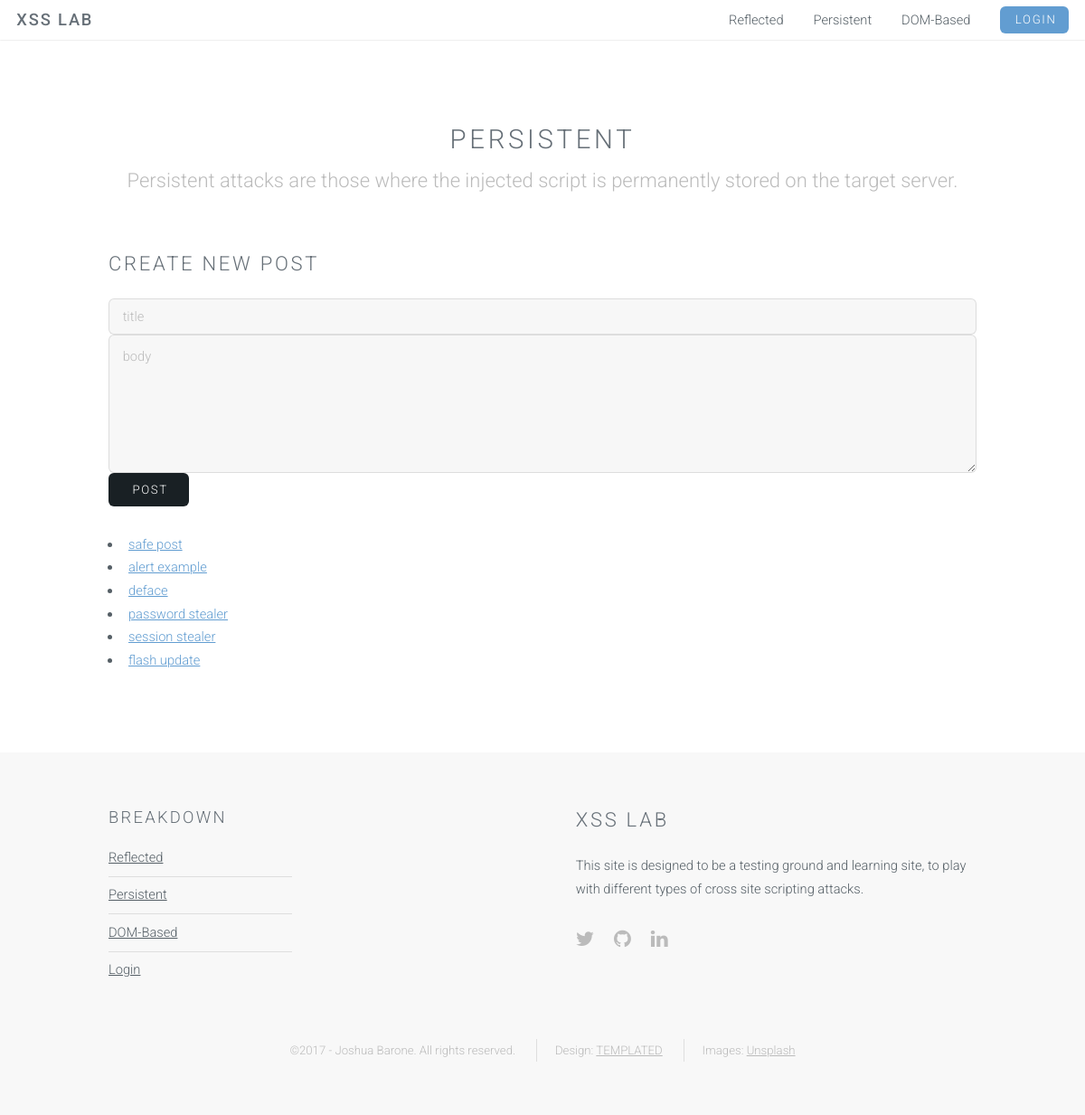
Page /www/html/persistent.php on the committed database.
### tables this page shows
CREATE TABLE posts (
    id INT NOT NULL PRIMARY KEY AUTO_INCREMENT,
    title varchar(80),
    body text
);

### www/html/template.php (called while the page is built, shortened)
<?php
class Template {
    private $vars = array();
    public function __set($name, $value) {
        $this->vars[$name] = $value;
    }
    public function render($view_template_file) {
        extract($this->vars);
        include($view_template_file);
        return ob_get_clean();
    }
}
?>

### www/html/persistent.php (the view, shortened to what this page needs)
<?php
require_once('template.php');
$view = new Template();
require_once('db.php');
$error = '';
$view->content = <<<EOS
        <section id="main" class="wrapper style1">
            <header class="major">
                <h2>Persistent</h2>
                <p>Persistent attacks are those where the injected script is permanently stored on the target server.</p>
            </header>
            <div class="container">
                <div id="newPost">
                    <h2>Create New Post</h2>
                    <form action="" method="POST">
                        <input id="title" name="title" placeholder="title" type="text">
                        <textarea id="body" name="body" placeholder="body" rows="5"></textarea>
                        <input name="submit" type="submit" value="Post">
                        <span class="error">$error</span>
                    </form>
                </div>
                <ul id="posts">
EOS;
$stmt = $connection->prepare("SELECT id, title FROM posts ORDER BY id DESC");
$stmt->execute();
while ($row = $stmt->fetch(PDO::FETCH_ASSOC)) {
    $safe_title = htmlspecialchars($row['title']);
    $view->content .= "<li><a href='post.php?id={$row['id']}'>$safe_title</a></li>";
}
$view->content .= <<<EOS
                </ul>
            </div>
        </section>
EOS;
echo $view->render('main_template.php');
?>

### www/html/main_template.php (shortened to what this page needs)
<!DOCTYPE HTML>
<html>
    <head>
    </head>
    <body id="top">
        <header id="header" class="skel-layers-fixed">
            <h1 id="logo"><a href="/">XSS Lab</a></h1>
            <nav id="nav">
                <ul>
                    <li><a href="reflected.php">Reflected</a></li>
                    <li><a href="persistent.php">Persistent</a></li>
                    <li><a href="dom_based.php">DOM-Based</a></li>
                    <?php if ($logged_in) { ?>
                    <li><a href="logout.php" class="button special">Logout</a></li>
                    <?php } else { ?>
                    <li><a href="login.php" class="button special">Login</a></li>
                    <?php } ?>
                </ul>
            </nav>
        </header>
        <?php echo $content; ?>
        <footer id="footer">
            <div class="container">
                <div class="row double">
                    <div class="6u">
                        <div class="row collapse-at-2">
                            <div class="6u">
                                <h3>Breakdown</h3>
                                <ul class="alt">
                                    <li><a href="reflected.php">Reflected</a></li>
                                    <li><a href="persistent.php">Persistent</a></li>
                                    <li><a href="dom_based.php">DOM-Based</a></li>
                                    <?php if ($logged_in) { ?>
                                    <li><a href="logout.php">Logout</a></li>
                                    <?php } else { ?>
                                    <li><a href="login.php">Login</a></li>
                                    <?php } ?>
                                </ul>
                            </div>
                        </div>
                    </div>
                    <div class="6u">
                        <h2>XSS Lab</h2>
                        <p>
                            This site is designed to be a testing ground and
                            learning site, to play with different types of
                            cross site scripting attacks.
                        </p>
                        <ul class="icons">
                            <li><a href="https://twitter.com/tygarsai" class="icon fa-twitter"><span class="label">Twitter</span></a></li>
                            <li><a href="https://github.com/jbarone" class="icon fa-github"><span class="label">Pinterest</span></a></li>
                            <li><a href="https://www.linkedin.com/in/jmbarone/" class="icon fa-linkedin"><span class="label">LinkedIn</span></a></li>
                        </ul>
                    </div>
                </div>
                <ul class="copyright">
                    <li>&copy;2017 - Joshua Barone. All rights reserved.</li>
                    <li>Design: <a href="http://templated.co">TEMPLATED</a></li>
                    <li>Images: <a href="http://unsplash.com">Unsplash</a></li>
                </ul>
            </div>
        </footer>
    </body>
</html>

### www/html/css/style-xlarge.css (style rules this page uses)
body, input, select, textarea { font-size: 12pt; }

### www/html/css/style-large.css (style rules this page uses)
body, input, select, textarea { font-size: 11pt; }
#footer { padding: 4em 0; }

### rows in the picture
posts: title "safe post"
posts: title "alert example"
posts: title "deface"
posts: title "password stealer"
posts: title "session stealer"
posts: title "flash update"
